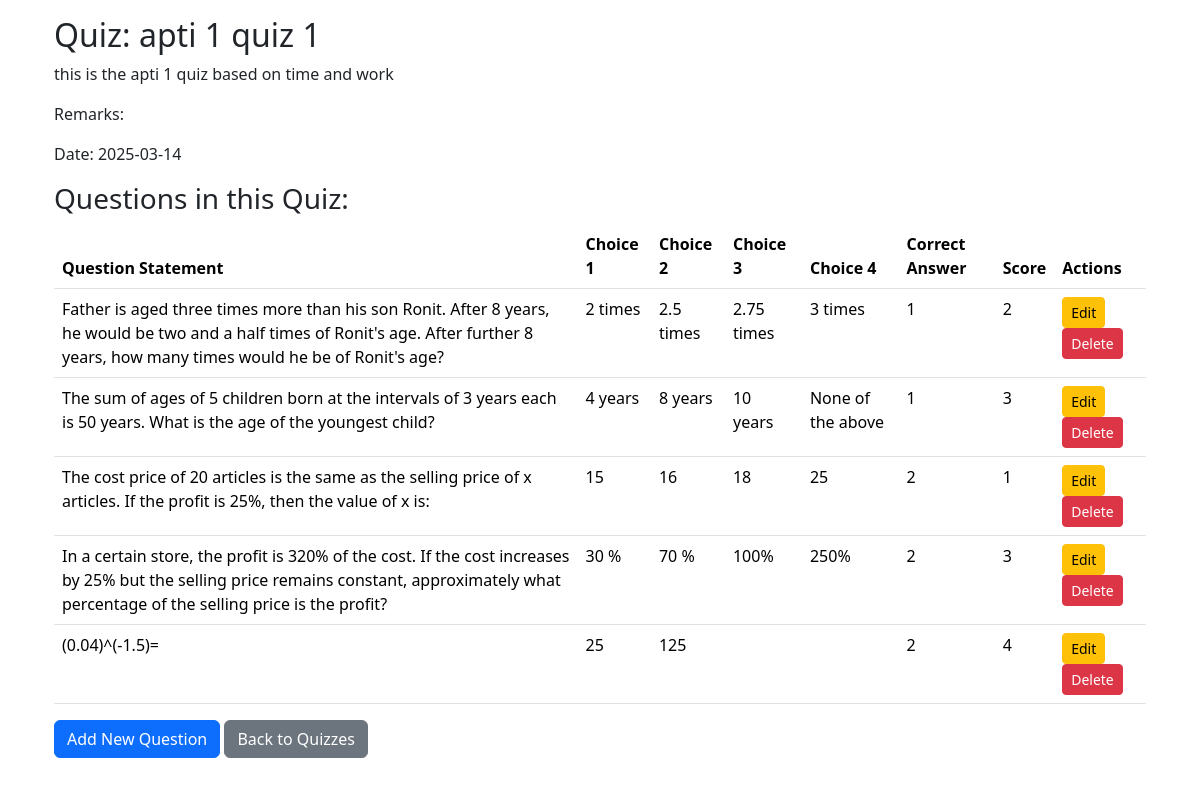
Page /admin/quiz/6 (signed in) on the committed database.
### models/models.py (models this page shows)
class Quiz(db.Model):
    __tablename__ = "quizzes"
    id = db.Column(db.Integer, primary_key=True, autoincrement=True)
    chapter_id = db.Column(db.Integer, db.ForeignKey('chapters.id'), nullable=False)
    name = db.Column(db.String(50), nullable=False)
    description = db.Column(db.Text)
    remarks = db.Column(db.Text)
    date_of_quiz = db.Column(db.Date)
    chapter = db.relationship('Chapter', back_populates='quizzes')
    questions = db.relationship('Question', back_populates='quiz',cascade="all, delete-orphan")
    scores = db.relationship('Score', back_populates='quiz',cascade="all, delete-orphan")

class Question(db.Model):
    __tablename__ = "questions"
    id = db.Column(db.Integer, primary_key=True, autoincrement=True)
    quiz_id = db.Column(db.Integer, db.ForeignKey('quizzes.id'), nullable=False)
    question_statement = db.Column(db.Text, nullable=False)
    choice1 = db.Column(db.Text, nullable=False)
    choice2 = db.Column(db.Text, nullable=False)
    choice3 = db.Column(db.Text)
    choice4 = db.Column(db.Text)
    correct_answer = db.Column(db.Integer,nullable=False)
    score = db.Column(db.Integer)
    quiz = db.relationship('Quiz', back_populates='questions')

### controllers/controllers.py (the view)
@controllers.route('/admin/quiz/<int:id>')
def quiz_show_detail(id):
    if not check_role('admin'):
        flash('You are not allowed here')
        return redirect(url_for('controllers.login'))
    quiz = Quiz.query.get_or_404(id)
    questions = Question.query.filter_by(quiz_id=quiz.id).all()
    return render_template('quiz_show_detail.html', quiz=quiz, questions=questions)

### controllers/controllers.py (called while the page is built)
def check_role(role):
    if 'user_id' in session and session['role']==role:
        return True
    return False

### templates/quiz_show_detail.html
{% extends 'layout.html' %}
{% block body %}
<div class="container">
    <h2>Quiz: {{ quiz.name }}</h2>
    <p>{{ quiz.description }}</p>
    <p>Remarks: {{ quiz.remarks }}</p>
    <p>Date: {{ quiz.date_of_quiz }}</p>
    <h3>Questions in this Quiz:</h3>
    {% if questions %}
        <table class="table">
            <thead>
                <tr>
                    <th>Question Statement</th>
                    <th>Choice 1</th>
                    <th>Choice 2</th>
                    <th>Choice 3</th>
                    <th>Choice 4</th>
                    <th>Correct Answer</th>
                    <th>Score</th>
                    <th>Actions</th>
                </tr>
            </thead>
            <tbody>
                {% for question in questions %}
                <tr>
                    <td>{{ question.question_statement }}</td>
                    <td>{{ question.choice1 }}</td>
                    <td>{{ question.choice2 }}</td>
                    <td>{{ question.choice3 }}</td>
                    <td>{{ question.choice4 }}</td>
                    <td>{{ question.correct_answer }}</td>
                    <td>{{ question.score }}</td>
                    <td>
                        <a href="{{ url_for('controllers.question_edit', id=question.id) }}" class="btn btn-sm btn-warning">Edit</a>
                        <form method="POST" action="{{ url_for('controllers.question_delete', id=question.id) }}" style="display: inline;">
                            <button type="submit" class="btn btn-sm btn-danger">Delete</button>
                        </form>
                    </td>
                </tr>
                {% endfor %}
            </tbody>
        </table>
    {% else %}
        <p>No questions found for this quiz.</p>
    {% endif %}
    <a href="{{ url_for('controllers.question_create', quiz_id=quiz.id) }}" class="btn btn-primary">Add New Question</a>
    <a href="{{ url_for('controllers.quiz_show') }}" class="btn btn-secondary">Back to Quizzes</a>
</div>
{% endblock %}

### rows in the picture
Quiz: name "apti 1 quiz 1", description "this is the apti 1 quiz based on time and work", date_of_quiz "2025-03-14"
Question: question_statement "Father is aged three times more than his son Ronit. After 8 years, he would be two and a half times of Ronit's age. After further 8 years, how many times would he be of Ronit's age?", choice1 "2 times", choice2 "2.5 times", choice3 "2.75 times", choice4 "3 times", correct_answer "1", score "2"
Question: question_statement "The sum of ages of 5 children born at the intervals of 3 years each is 50 years. What is the age of the youngest child?", choice1 "4 years", choice2 "8 years", choice3 "10 years", choice4 "None of the above", correct_answer "1", score "3"
Question: question_statement "The cost price of 20 articles is the same as the selling price of x articles. If the profit is 25%, then the value of x is:", choice1 "15", choice2 "16", choice3 "18", choice4 "25", correct_answer "2", score "1"
Question: question_statement "In a certain store, the profit is 320% of the cost. If the cost increases by 25% but the selling price remains constant, approximately what percentage of the selling price is the profit?", choice1 "30 %", choice2 "70 %", choice3 "100%", choice4 "250%", correct_answer "2", score "3"
Question: question_statement "(0.04)^(-1.5)=", choice1 "25", choice2 "125", correct_answer "2", score "4"
